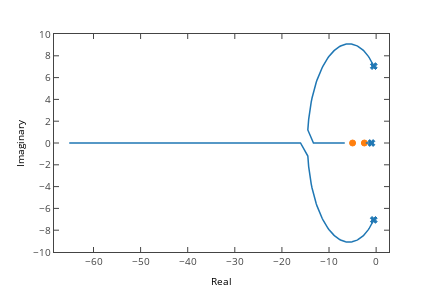

Notebook source saved alongside this figure:
### Markdown cell above
Dena den, gaindiketaren espazifikazioa horrala ezin da bete, abiadurarena aise betetzen.

Aztertu daiteke Kren arabera zer gertatzen den (prezisioa kaltetu gabe)

### Code cell
c.rlocus(K*(1+Td*s)*g1,sp.linspace(0,2,200))
f=plt.gcf();py.iplot_mpl(f)

### Figure 1 — Plotly figure (JSON) as saved in the notebook; plotly's stock layout.template omitted (floating-point values rounded to 4 significant figures; data arrays with more than 128 entries replaced by an {"elided": "..."} marker saying what was removed)
{"data": [{"marker": {"color": "#1F77B4", "line": {"color": "#1F77B4", "width": 1}, "opacity": 1, "size": 6, "symbol": "x"}, "mode": "markers", "name": "_line0", "type": "scatter", "uid": "a6410efa-d61b-4a2f-b1bc-ebd83f785b96", "x": [-0.5, -0.5, -1.0], "xaxis": "x", "y": [7.053, -7.053, 0], "yaxis": "y"}, {"marker": {"color": "#FF7F0E", "line": {"color": "#FF7F0E", "width": 1}, "opacity": 1, "size": 6, "symbol": "circle"}, "mode": "markers", "name": "_line1", "type": "scatter", "uid": "793f572a-2896-40d2-9a54-fcd9cd3fc554", "x": [-5, -2.5], "xaxis": "x", "y": [0, 0], "yaxis": "y"}, {"line": {"color": "rgba (31, 119, 180, 1)", "dash": "solid", "width": 1.5}, "mode": "lines", "name": "rootlocus", "type": "scatter", "uid": "c61e4d7b-f9f0-4f4d-a564-73dc227f436c", "x": {"elided": "200 float values"}, "xaxis": "x", "y": {"elided": "200 int values"}, "yaxis": "y"}, {"line": {"color": "rgba (31, 119, 180, 1)", "dash": "solid", "width": 1.5}, "mode": "lines", "name": "rootlocus", "type": "scatter", "uid": "b6397a47-647b-483c-97e9-c83ec03c6d69", "x": {"elided": "200 float values"}, "xaxis": "x", "y": {"elided": "200 float values"}, "yaxis": "y"}, {"line": {"color": "rgba (31, 119, 180, 1)", "dash": "solid", "width": 1.5}, "mode": "lines", "name": "rootlocus", "type": "scatter", "uid": "02fe34d6-98b1-4821-90a3-aab523aabce7", "x": {"elided": "200 float values"}, "xaxis": "x", "y": {"elided": "200 float values"}, "yaxis": "y"}], "layout": {"autosize": false, "height": 288, "hovermode": "closest", "margin": {"b": 36, "l": 54, "pad": 0, "r": 43, "t": 34}, "showlegend": false, "width": 432, "xaxis": {"anchor": "y", "domain": [0, 1], "mirror": "ticks", "nticks": 9, "range": [-68.39, 2.733], "showgrid": false, "showline": true, "side": "bottom", "tickfont": {"size": 10}, "ticks": "inside", "title": {"font": {"color": "#000000", "size": 10}, "text": "Real"}, "type": "linear", "zeroline": false}, "yaxis": {"anchor": "x", "domain": [0, 1], "mirror": "ticks", "nticks": 11, "range": [-10.0, 10.0], "showgrid": false, "showline": true, "side": "left", "tickfont": {"size": 10}, "ticks": "inside", "title": {"font": {"color": "#000000", "size": 10}, "text": "Imaginary"}, "type": "linear", "zeroline": false}}}
